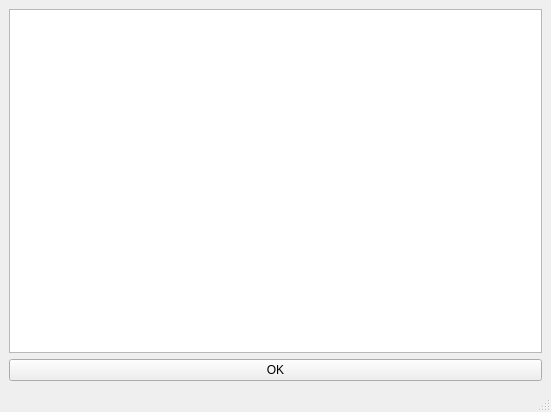
<?xml version="1.0" encoding="UTF-8"?>
<ui version="4.0">
 <class>MainWindow</class>
 <widget class="QMainWindow" name="MainWindow">
  <property name="geometry">
   <rect>
    <x>0</x>
    <y>0</y>
    <width>551</width>
    <height>412</height>
   </rect>
  </property>
  <property name="windowTitle">
   <string>MainWindow</string>
  </property>
  <widget class="QWidget" name="centralwidget">
   <layout class="QVBoxLayout" name="verticalLayout">
    <item>
     <widget class="QListWidget" name="listWidget"/>
    </item>
    <item>
     <widget class="QPushButton" name="pushButton">
      <property name="text">
       <string>OK</string>
      </property>
     </widget>
    </item>
   </layout>
  </widget>
  <widget class="QStatusBar" name="statusbar"/>
 </widget>
 <resources/>
 <connections/>
</ui>
